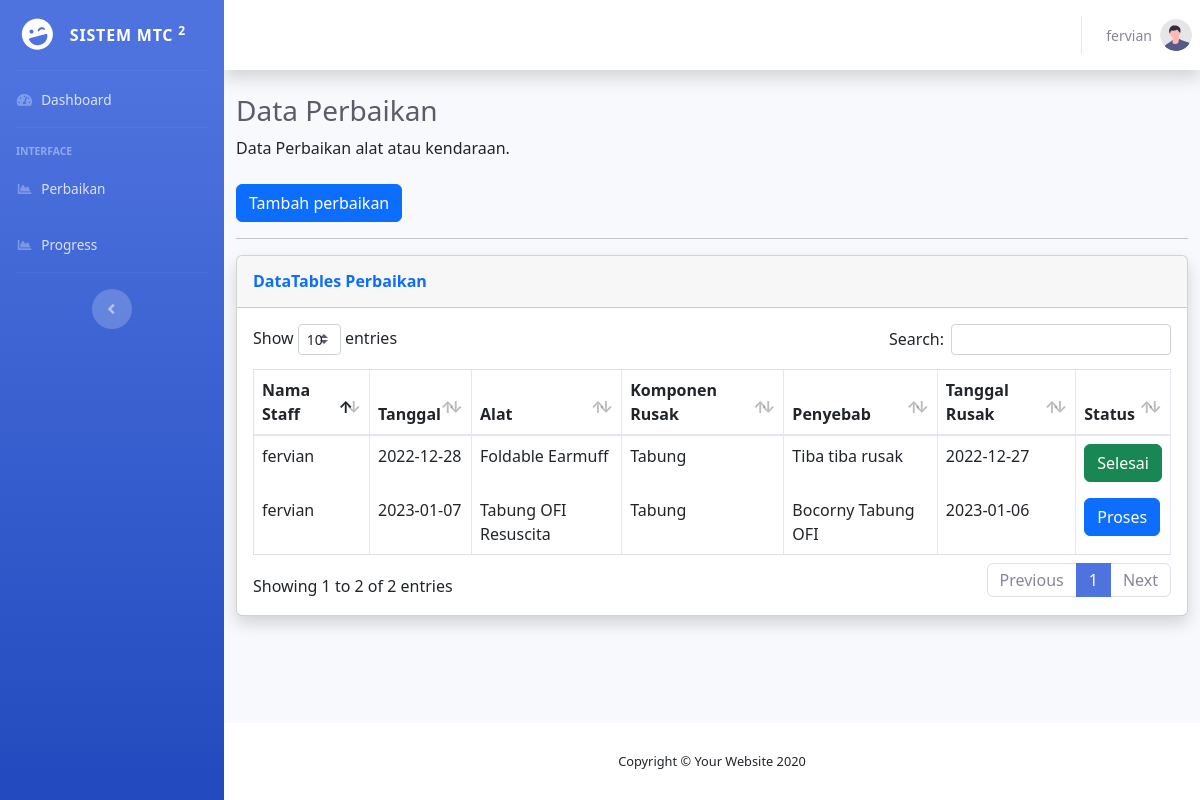
Screenshot of /perbaikan.php (signed in) with the database file from the repository.
### tables this page shows
CREATE TABLE `tb_perbaikan` (
  `id_perbaikan` int(11) NOT NULL,
  `iduser` int(11) NOT NULL,
  `nm_user` varchar(50) NOT NULL,
  `tanggal` date NOT NULL,
  `lokasi` varchar(10) NOT NULL,
  `pleton` varchar(10) NOT NULL,
  `nama_alat` varchar(20) NOT NULL,
  `merk` varchar(20) NOT NULL,
  `satuan` varchar(4) NOT NULL,
  `kerusakan` int(11) NOT NULL,
  `bagiankomponenrusak` varchar(20) NOT NULL,
  `uraiankerusakan` varchar(255) NOT NULL,
  `tindakan` varchar(100) NOT NULL,
  `penyebabkerusakan` varchar(100) NOT NULL,
  `tgl_kerusakan` date NOT NULL,
  `tgl_selesai` date NOT NULL DEFAULT current_timestamp(),
  `status` varchar(15) NOT NULL
);

### perbaikan.php (the view, shortened to what this page needs)
<?php
include('inc/header.php');
?>
<div class="container-fluid">
    <h1 class="h3 mb-2 text-gray-800">Data Perbaikan</h1>
    <p class="mb-4">Data Perbaikan alat atau kendaraan.</p>
    <button type="button" class="btn btn-primary" data-bs-toggle="modal" data-bs-target="#exampleModal">
        Tambah perbaikan
    </button>
    <hr>
    <div class="card shadow mb-4">
        <div class="card-header py-3">
            <h6 class="m-0 font-weight-bold text-primary">DataTables Perbaikan</h6>
        </div>
        <div class="card-body">
            <div class="table-responsive">
                <table class="table table-bordered" id="dataTable" width="100%" cellspacing="0">
                    <thead>
                        <tr>
                            <th>Nama Staff</th>
                            <th>Tanggal</th>
                            <th>Alat</th>
                            <th>Komponen Rusak</th>
                            <th>Penyebab</th>
                            <th>Tanggal Rusak</th>
                            <th>Status</th>
                        </tr>
                    </thead>
                    <tbody>
                        <?php
                        $permintaan = $db->prepare("SELECT * FROM tb_perbaikan where iduser='$enduser[iduser]'");
                        $permintaan->execute();
                        while($data = $permintaan->fetch()){ ?>
                        <tr>
                            <td><?= $data['nm_user']?></td>
                            <td><?= $data['tanggal']?></td>
                            <td><?= $data['nama_alat']?></td>
                            <td><?= $data['bagiankomponenrusak']?></td>
                            <td><?= $data['penyebabkerusakan']?></td>
                            <td><?= $data['tgl_kerusakan']?></td>
                            <td><?php if($data['status']=='Pending'){?><button class="btn btn-warning"><?= $data['status']?></button><?php } else if($data['status']=='Proses'){?><button class="btn btn-primary"><?= $data['status']?></button>
                            <?php } else{?><button class="btn btn-success"><?= $data['status']?></button><?php } ?></td>
                        </tr>
                        <?php } ?>
                    </tbody>
                </table>
            </div>
        </div>
    </div>
</div>
<?php
include('inc/footer.php');
?>

### inc/header.php (shortened to what this page needs)
<?php
require 'function.php';
$loginuser = $db->prepare("SELECT * FROM tb_user where username='$_SESSION[user]'");
$loginuser->execute();
$enduser = $loginuser->fetch();
?>
<!DOCTYPE html>
<html lang="en">
<head>
    <link href="sbadmin/vendor/fontawesome-free/css/all.min.css" rel="stylesheet" type="text/css">
    <link href="sbadmin/css/sb-admin-2.min.css" rel="stylesheet">
    <link href="sbadmin/vendor/datatables/dataTables.bootstrap4.min.css" rel="stylesheet">
    <link href="https://cdn.jsdelivr.net/npm/bootstrap@5.2.3/dist/css/bootstrap.min.css" rel="stylesheet">
</head>
<body id="page-top">
    <div id="wrapper">
        <ul class="navbar-nav bg-gradient-primary sidebar sidebar-dark accordion" id="accordionSidebar">
            <a class="sidebar-brand d-flex align-items-center justify-content-center" href="index.html">
                <div class="sidebar-brand-icon rotate-n-15">
                    <i class="fas fa-laugh-wink"></i>
                </div>
                <div class="sidebar-brand-text mx-3">Sistem MTC <sup>2</sup></div>
            </a>
            <hr class="sidebar-divider my-0">
            <li class="nav-item">
                <a class="nav-link" href="index.php">
                    <i class="fas fa-fw fa-tachometer-alt"></i>
                    <span>Dashboard</span></a>
            </li>
            <hr class="sidebar-divider">
            <div class="sidebar-heading">
                Interface
            </div>
            <li class="nav-item">
                <a class="nav-link" href="perbaikan.php">
                    <i class="fas fa-fw fa-chart-area"></i>
                    <span>Perbaikan</span></a>
            </li>
            <li class="nav-item">
                <a class="nav-link" href="progres.php">
                    <i class="fas fa-fw fa-chart-area"></i>
                    <span>Progress</span></a>
            </li>
            <hr class="sidebar-divider">
            <div class="text-center d-none d-md-inline">
                <button class="rounded-circle border-0" id="sidebarToggle"></button>
            </div>
        </ul>
        <div id="content-wrapper" class="d-flex flex-column">
            <div id="content">
                <nav class="navbar navbar-expand navbar-light bg-white topbar mb-4 static-top shadow">
                    <ul class="navbar-nav ml-auto">
                        <li class="nav-item dropdown no-arrow">
                            <a class="nav-link dropdown-toggle" href="#" id="userDropdown" role="button"
                                data-toggle="dropdown" aria-haspopup="true" aria-expanded="false">
                                <span class="mr-2 d-none d-lg-inline text-gray-600 small"><?php echo $_SESSION['user']?></span>
                                <img class="img-profile rounded-circle" src="sbadmin/img/undraw_profile.svg">
                            </a>
                        </li>
                    </ul>
                </nav>

### inc/footer.php (shortened to what this page needs)
</div>
<footer class="sticky-footer bg-white">
    <div class="container my-auto">
        <div class="copyright text-center my-auto">
            <span>Copyright &copy; Your Website 2020</span>
        </div>
    </div>
</footer>
</div>
</div>
</body>
</html>

### rows the page displays
tb_perbaikan: nm_user "fervian", tanggal "2022-12-28", nama_alat "Foldable Earmuff", bagiankomponenrusak "Tabung", penyebabkerusakan "Tiba tiba rusak", tgl_kerusakan "2022-12-27", status "Selesai"
tb_perbaikan: nm_user "fervian", tanggal "2023-01-07", nama_alat "Tabung OFI Resuscita", bagiankomponenrusak "Tabung", penyebabkerusakan "Bocorny Tabung OFI", tgl_kerusakan "2023-01-06", status "Proses"

### other values shown
$_SESSION['user'] "fervian"
